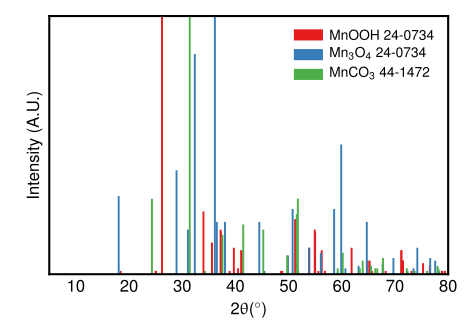

This chart was generated by the following Python code:
#!/usr/bin/env python

"""
Plotting script

"""

__author__ = "LI Kezhi" 
__date__ = "$2016-12-13$"
__version__ = "1.0.0"


import numpy as np
import matplotlib.pyplot as plt

import mpltex


##### Preparation #####
# File names
name = []
name.append('./DropLines/PDF#41-1379_MnOOH.txt')
name.append('./DropLines/PDF#24-0734_Mn3O4.txt')
name.append('./DropLines/PDF#44-1472_MnCO3.txt')
# Label names
labels = []
labels.append(r'MnOOH #24-0734')
labels.append(r'Mn$_3$O$_4$ #24-0734')
labels.append(r'MnCO$_3$ #44-1472')
# Colors
colors = []
colors.append((228/255.0, 26/255.0, 28/255.0))
colors.append((55/255.0, 126/255.0, 184/255.0))
colors.append((77/255.0, 175/255.0, 74/255.0))
# colors.append((152/255.0, 78/255.0, 163/255.0))
# colors.append((255/255.0, 127/255.0, 0/255.0))
# colors.append((255/255.0, 255/255.0, 51/255.0))
# colors.append((166/255.0, 86/255.0, 40/255.0))
# colors.append((247/255.0, 129/255.0, 191/255.0))
# colors.append((153/255.0, 153/255.0, 153/255.0))
# Read data
data = []
for i in xrange(len(name)):
    data.append(np.loadtxt(name[i]))
# # Y-axis shift
# yShift = np.zeros_like(data[0])
# x, y = np.shape(data[0])
# for i in xrange(x):
#     yShift[i, 1] = 20000
# for i in xrange(len(name)):
#     data[i] += yShift * i

##### Plotting #####
@mpltex.presentation_decorator
def plot(data, name):
    fig, ax = plt.subplots()
    for i in xrange(len(name)):
        ax.bar(data[i][:,6], data[i][:,1],
               width=0.1, 
               edgecolor=colors[i], facecolor=colors[i],
               label=labels[i])

    ax.set_xlim(5, 80)
    ax.set_ylim(0, 100)

    ax.set_yticks([]) # Hide yticks
    ax.tick_params(axis='x', top='off', bottom='off')

    ax.legend(loc='best')
    ax.set_ylabel('Intensity (A.U.)')
    ax.set_xlabel(r'2$\theta$($^{\circ}$)')

    plt.show()


plot(data, name)
